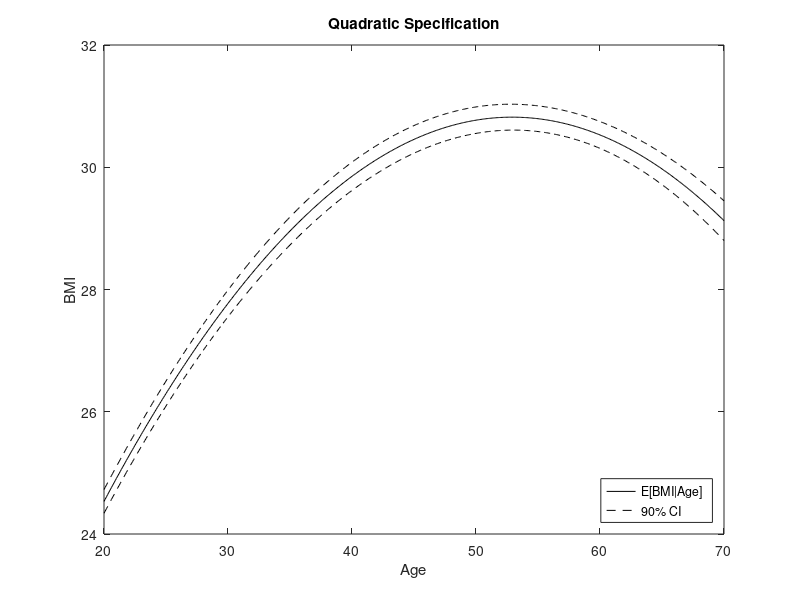

Write MATLAB code to recreate this figure. (Note: this script raises an error after producing the figure.)
clear;
clc;
cd 'D:\Duke\ECON881-06_NON_PARAM\PS2(Local_constant_estimator)'

% Read in data
data = csvread('CDC_data_males.csv',1,0);
age = data(:,1);
weight = data(:,2);
height = data(:,3);
n = size(data,1);
bmi = weight./(height.^2);
grid_age = (20:0.1:70)';
X_20_70 = [ones(size(grid_age,1),1),grid_age,grid_age.^2];

%OLS estimation

X = [ones(n,1),age,age.^2];
[b,bint,r] = regress(bmi,X);
var(r)
%asym. var of OLS estimator
asyvar = (X'*X/n)^(-1) * var(r);

%OLS estimator E[Y|X=x]
y_ols = @(x) (x * b);
y_hat_ols = y_ols(X_20_70);

%OLS confidence interval
var_y_ols = zeros(size(grid_age,1),1);
y_ub_ols = zeros(size(grid_age,1),1);
y_lb_ols = zeros(size(grid_age,1),1);
%Delta Method
for i = 1:size(grid_age,1)
    var_y_ols(i,1) = (X_20_70(i,:) * asyvar *  X_20_70(i,:)')/n;
    y_ub_ols(i,1) = y_hat_ols(i,1) + 1.64 * sqrt(var_y_ols(i,1));
    y_lb_ols(i,1) = y_hat_ols(i,1) - 1.64 * sqrt(var_y_ols(i,1));
end

plot(grid_age,y_hat_ols,'black') 
hold on
plot(grid_age,y_ub_ols,'--k')
hold on
plot(grid_age,y_lb_ols,'--k')
    title('Quadratic Specification')
    xlabel('Age')
    ylabel('BMI')
    legend('E[BMI|Age]','90% CI','location','southeast')



    
%NP estimation

%rule of thumb
h_rot = 1.06 * std(age) * n^(-1/5);

y_hat_np_rot = zeros(size(grid_age,1),1);
for x_index = 1:size(grid_age,1)
    w = normpdf((grid_age(x_index)-age)/h_rot) / sum(normpdf((grid_age(x_index)-age)/h_rot));
    y_hat_np_rot(x_index) = bmi' * w;
end



%Cross-Validation
grid_h = (1:0.1:3)';

Obj_cv = inf(size(grid_h,1),1);
for i = 1:size(grid_h,1)
    h = grid_h(i)
    Obj_cv(i) = CV(n, age, bmi,h);
end
[M, I] = min(Obj_cv);
h_cv = grid_h(I);
y_hat_np_cv = zeros(size(grid_age,1),1);
for x_index = 1:size(grid_age,1)
    w = normpdf((grid_age(x_index)-age)/h_cv) / sum(normpdf((grid_age(x_index)-age)/h_cv));
    y_hat_np_cv(x_index) = bmi' * w;
end


%AIC
Obj_AIC = inf(size(grid_h,1),1);
for i = 1:size(grid_h,1)
    h = grid_h(i)
    Obj_AIC(i) = AIC(n, age, bmi,h);
end
[M, I] = min(Obj_AIC);
h_AIC = grid_h(I);
y_hat_np_aic = zeros(size(grid_age,1),1);
for x_index = 1:size(grid_age,1)
    w = normpdf((grid_age(x_index)-age)/h_AIC) / sum(normpdf((grid_age(x_index)-age)/h_AIC));
    y_hat_np_aic(x_index) = bmi' * w;
end
plot( grid_age, y_hat_np_rot,'r')
hold on
plot( grid_age, y_hat_np_cv,'g')
hold on
plot( grid_age, y_hat_np_aic,'b')
    title('Nonparametric Estimator')
    xlabel('Age')
    ylabel('BMI')
    legend('rule of thumb(1.06\sigma n^{-1/5}:h=4.47)','Cross-validation(h=1.8)','AIC(h=2.9)')



%Confidence Interval(%undersmooting); us: undersmoothing
h_us =  1.06 * std(age) * n^(-1/4); 
y_hat_np_us = zeros(size(grid_age,1),1);
y_hat_np_us_ub = zeros(size(grid_age,1),1);
y_hat_np_us_lb = zeros(size(grid_age,1),1);
y2_hat = zeros(size(grid_age,1),1); %E[Y^2|X=x]
sigma2_hat = zeros(size(grid_age,1),1);
fhat_NP = zeros(size(grid_age,1),1);
B = (2 * sqrt(pi)) ^ (-1);
bmi2 = bmi.^2;

for x_index = 1:size(grid_age,1)
    w = normpdf((grid_age(x_index)-age)/h_us) / sum(normpdf((grid_age(x_index)-age)/h_us));
    y_hat_np_us(x_index) = bmi' * w;
    y2_hat(x_index) = bmi2' * w;
    sigma2_hat(x_index) = y2_hat(x_index) - y_hat_np_us(x_index)^2;
    fhat_NP(x_index) = (1/h_rot) *mean(normpdf((grid_age(x_index)-age)/h_rot));
    y_hat_np_us_ub(x_index) = y_hat_np_us(x_index) + 1.64 * sqrt(sigma2_hat(x_index)*B/(fhat_NP(x_index)*n*h_us));
    y_hat_np_us_lb(x_index) = y_hat_np_us(x_index) - 1.64 * sqrt(sigma2_hat(x_index)*B/(fhat_NP(x_index)*n*h_us));
end

plot(grid_age,y_hat_np_us,'black') 
hold on
plot(grid_age,y_hat_np_us_ub,'--k')
hold on
plot(grid_age,y_hat_np_us_lb,'--k')
    title('Under Smoothing(h=2.9345)')
    xlabel('Age')
    ylabel('BMI')
    legend('E[BMI|Age]','90% CI','location','southeast')



function value = CV(n,age,bmi,h)
    g_leave_one_out = zeros(n,1);
    for i = 1:n
        age_i = age;
        bmi_i = bmi;
        bmi_i(i) =[]; %leave one out data(bmi)
        age_i(i) = []; %leave one out data(age)
        w_i = normpdf((age(i)-age_i)/h) / sum(normpdf((age(i)-age_i)/h));
        g_leave_one_out(i) = bmi_i' * w_i;
    end
    value = mean((bmi - g_leave_one_out).^2);
end

function value = AIC(n,age,bmi,h)
    First_term = log(CV(n,age,bmi,h));
    diag = NaN(n,1);
    for i = 1:n
        diag(i) = normpdf(0) / sum(normpdf((age(i)-age)/h));
    end
    trace = sum(diag);
    Second_term = (1 + trace/n) / (1 - (2+trace)/n);
    value = First_term + Second_term;
end

